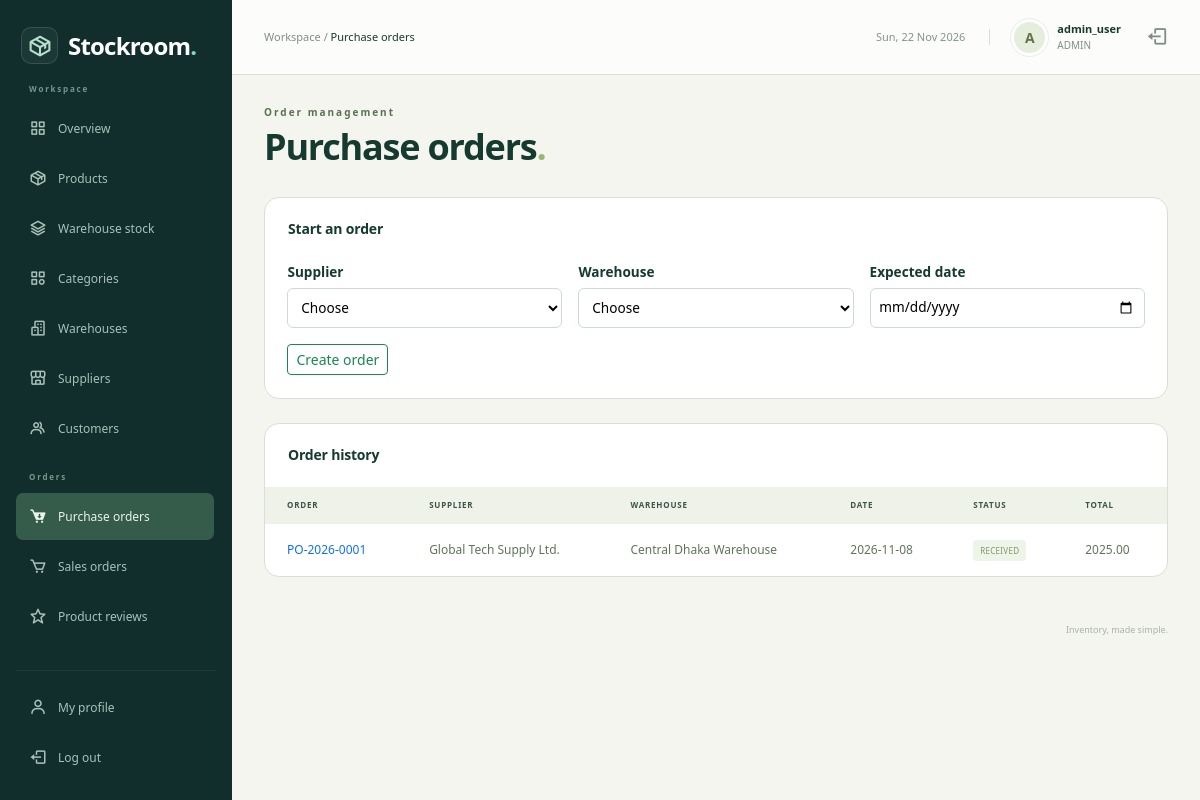
Page /admin/purchase_orders.php (signed in) on the committed database.
### tables this page shows
CREATE TABLE `users` (
  `user_id` int NOT NULL,
  `username` varchar(50) NOT NULL,
  `email` varchar(100) NOT NULL,
  `password_hash` varchar(255) NOT NULL,
  `role` enum('ADMIN','MANAGER','STAFF','CUSTOMER') NOT NULL DEFAULT 'STAFF',
  `customer_id` int DEFAULT NULL,
  `is_active` tinyint(1) NOT NULL DEFAULT '1',
  `created_at` timestamp NULL DEFAULT CURRENT_TIMESTAMP
);

CREATE TABLE `purchase_orders` (
  `po_id` int NOT NULL,
  `po_number` varchar(50) NOT NULL,
  `supplier_id` int NOT NULL,
  `warehouse_id` int NOT NULL,
  `status` enum('DRAFT','ORDERED','PARTIAL','RECEIVED','CANCELLED') NOT NULL DEFAULT 'DRAFT',
  `order_date` date NOT NULL,
  `expected_date` date DEFAULT NULL,
  `total_amount` decimal(12,2) NOT NULL DEFAULT '0.00',
  `created_by` int DEFAULT NULL,
  `created_at` timestamp NULL DEFAULT CURRENT_TIMESTAMP
);

CREATE TABLE `suppliers` (
  `supplier_id` int NOT NULL,
  `company_name` varchar(150) NOT NULL,
  `contact_person` varchar(100) DEFAULT NULL,
  `email` varchar(150) DEFAULT NULL,
  `phone` varchar(30) DEFAULT NULL,
  `tax_id` varchar(50) DEFAULT NULL,
  `address` text,
  `is_active` tinyint(1) NOT NULL DEFAULT '1',
  `created_at` timestamp NULL DEFAULT CURRENT_TIMESTAMP
);

CREATE TABLE `warehouses` (
  `warehouse_id` int NOT NULL,
  `warehouse_code` varchar(20) NOT NULL,
  `warehouse_name` varchar(100) NOT NULL,
  `location_address` text,
  `manager_id` int DEFAULT NULL,
  `is_active` tinyint(1) NOT NULL DEFAULT '1'
);

### admin/purchase_orders.php (called while the page is built, shortened)
<?php
require_once __DIR__ . '/../includes/auth.php';
require_once __DIR__ . '/../config/db.php';
$pageTitle = 'Purchase orders';
$can_prepare = $supervisor;
$is_customer = false;
$order = null;
$status = '';
$list_sql = "SELECT o.*, partner.company_name AS party, w.warehouse_name
             FROM purchase_orders o JOIN suppliers partner ON partner.supplier_id=o.supplier_id
             JOIN warehouses w ON w.warehouse_id=o.warehouse_id";
$editable = false;
if ($can_prepare) {
    if ($order == null) {
        $editable = true;
    } elseif ($status == 'DRAFT') {
        $editable = true;
        $can_cancel = true;
    }
}
$rows = mysqli_query($conn, "$list_sql ORDER BY o.po_id DESC");
include '../includes/workspace.php';
include '../templates/purchase_orders.php';
include '../includes/end.php';

### includes/auth.php (called while the page is built, shortened)
<?php
require_once __DIR__ . '/../config/db.php';
$user_id = (int) $_SESSION['user_id'];
$sql = "SELECT user_id, username, role, customer_id FROM users WHERE user_id=$user_id AND is_active=1";
$users = mysqli_query($conn, $sql);
$account = mysqli_fetch_assoc($users);

### includes/profile_data.php (called while the page is built, shortened)
<?php
function profile_ensure_table($conn)
{
    $ready = false;
    $found = mysqli_query($conn, "SHOW TABLES LIKE 'user_profiles'");
    if ($found) {
        if (mysqli_num_rows($found) > 0) {
            $ready = true;
        }
    }
    return $ready;
}
function profile_header_info($conn, $user_id)
{
    $info = array('name' => '', 'avatar' => '');
    if (profile_ensure_table($conn) == false) {
        return $info;
    }
    $rows = db_rows($conn, 'SELECT full_name, avatar FROM user_profiles WHERE user_id=' . (int) $user_id);
    return $info;
}
function profile_avatar_url($stored, $prefix = '')
{
    $stored = trim((string) $stored);
    if ($stored == '') {
        return '';
    }
    return $prefix . 'uploads/avatars/' . rawurlencode($stored);
}

### includes/helpers.php (called while the page is built, shortened)
<?php
if (function_exists('db_rows') == false) {
    function db_rows($conn, $sql)
    {
        $rows = array();
        $result = mysqli_query($conn, $sql);
        return $rows;
    }
}

### templates/purchase_orders.php (the view, shortened to what this page needs)
<?php
$selected_party = 0;
$selected_warehouse = 0;
$date = '';
?>
<?php if ($editable) { ?>
<section class="surface records-surface"><div class="section-heading"><h2><?php if ($order) {
        echo 'Order details';
    } else {
        echo 'Start an order';
    } ?></h2></div>
<form method="post" class="module-form"><div class="fields">
<?php if ($is_customer == false) { ?><label class="field">Supplier<select name="party_id" required><option value="">Choose</option><?php $choices = mysqli_query($conn, "SELECT supplier_id id,company_name label FROM suppliers WHERE is_active=1 ORDER BY label"); ?>
                <?php while ($choice = mysqli_fetch_assoc($choices)) { ?>
                    <option value="<?php echo $choice['id']; ?>" <?php if ($choice['id'] == $selected_party) {
                        echo 'selected';
                    } ?>><?php echo htmlspecialchars($choice['label']); ?></option>
                <?php } ?></select></label><?php } ?>
<label class="field">Warehouse<select name="warehouse_id" required><option value="">Choose</option><?php $choices = mysqli_query($conn, "SELECT warehouse_id id,warehouse_name label FROM warehouses WHERE is_active=1 ORDER BY label"); ?>
                <?php while ($choice = mysqli_fetch_assoc($choices)) { ?>
                    <option value="<?php echo $choice['id']; ?>" <?php if ($choice['id'] == $selected_warehouse) {
                        echo 'selected';
                    } ?>><?php echo htmlspecialchars($choice['label']); ?></option>
                <?php } ?></select></label>
<label class="field">Expected date<input name="expected_date" type="date" value="<?php if (isset($date)) { echo htmlspecialchars($date); } ?>"></label>
</div><div class="actions"><?php if ($order) { ?><button class="btn btn-sm btn-outline-success" name="action" value="header">Save details</button><?php } else { ?><button class="btn btn-sm btn-outline-success" name="action" value="create">Create order</button><?php } ?></div></form></section>
<?php } ?>
<?php if ($order == null) { ?>
<section class="surface records-surface"><div class="section-heading"><h2>Order history</h2></div>
<div class="table-responsive"><table class="table inventory-table records-table">
<thead><tr><th>Order</th><th>Supplier</th><th>Warehouse</th><th>Date</th><th>Status</th><th>Total</th></tr></thead>
<tbody>
<?php while ($row = mysqli_fetch_assoc($rows)) { ?>
<tr>
    <td><a href="?id=<?php echo $row['po_id']; ?>"><?php echo htmlspecialchars($row['po_number']); ?></a></td>
    <td><?php echo htmlspecialchars($row['party']); ?></td>
    <td><?php echo htmlspecialchars($row['warehouse_name']); ?></td>
    <td><?php echo htmlspecialchars($row['order_date']); ?></td>
    <td><span class="record-badge"><?php echo htmlspecialchars($row['status']); ?></span></td>
    <td><?php echo htmlspecialchars($row['total_amount']); ?></td>
</tr>
<?php } ?>
</tbody></table></div>
</section>
<?php } ?>

### includes/topbar.php (shortened to what this page needs)
<?php
require_once __DIR__ . '/profile_data.php';
$topbar_profile = profile_header_info($conn, (int) $account['user_id']);
$topbar_name = $account['username'];
$topbar_avatar = profile_avatar_url($topbar_profile['avatar'], '../');
?>
<header class="topbar">
    <div class="d-flex align-items-center gap-3">
        <span class="breadcrumb-label">Workspace / <strong><?php echo htmlspecialchars($pageTitle); ?></strong></span>
    </div>
    <div class="topbar-account">
        <span class="topbar-date"><?php echo date('D, d M Y'); ?></span>
        <a class="account-link" href="profile.php" title="My profile">
            <?php if ($topbar_avatar != '') { ?>
            <img class="avatar" style="object-fit:cover" src="<?php echo htmlspecialchars($topbar_avatar); ?>" alt="">
            <?php } else { ?>
            <span class="avatar"><?php echo htmlspecialchars(substr($topbar_name, 0, 1)); ?></span>
            <?php } ?>
            <div><strong><?php echo htmlspecialchars($topbar_name); ?></strong><small><?php echo htmlspecialchars($account['role']); ?></small></div>
        </a>
        <a href="logout.php" class="topbar-logout" aria-label="Log out"><i class="bx bx-log-out" aria-hidden="true"></i></a>
    </div>
</header>

### assets/css/admin.css (style rules this page uses)
:root { --navy: #142c38; --teal: #137e73; --ink: #213640; --muted: #74818b; --line: #e7ecef; }
* { box-sizing: border-box; }
body { margin: 0; font-family: 'Segoe UI', Arial, sans-serif; font-size: 14px; color: var(--ink); background: #f5f7f9; }
a { text-decoration: none; }
button, a, input { -webkit-tap-highlight-color: transparent; }
.topbar { height: 82px; margin-left: 240px; padding: 0 38px; background: #fff; border-bottom: 1px solid var(--line); display: flex; align-items: center; justify-content: space-between; gap: 15px; }
.breadcrumb-label { color: var(--muted); font-size: 13px; }
.breadcrumb-label strong { color: var(--ink); font-weight: 500; }
.topbar-account { display: flex; align-items: center; gap: 11px; }
.topbar-account strong { display: block; font-weight: 600; font-size: 13px; }
.topbar-account small { color: var(--muted); font-size: 11px; display: block; }
.avatar { display: inline-grid; place-items: center; width: 37px; height: 37px; border-radius: 50%; background: #e2f1eb; color: #287864; font-weight: 700; text-transform: uppercase; }
.topbar-logout { color: var(--muted); font-size: 22px; margin-left: 14px; }
.inventory-table { font-size: 12px; margin-bottom: 0; }
.inventory-table thead th { color: #7c8991; font-size: 10px; text-transform: uppercase; letter-spacing: .6px; font-weight: 600; background: #fafbfc; padding: 13px 22px; border-color: var(--line); white-space: nowrap; }
.inventory-table td { padding: 20px 22px; border-color: var(--line); vertical-align: middle; color: #61727d; }
.inventory-table tr:last-child td { border: 0; }

### assets/css/dashboard.css (style rules this page uses)
.workspace-page { --navy: #112e2d; --teal: #278575; --ink: #243c39; --muted: #7f8d89; --line: #e6ebe7; background: #f5f6f3; }
.workspace-page .topbar { margin-left: 232px; height: 75px; padding: 0 32px; background: #ffffffc9; }
.workspace-page .breadcrumb-label { font-size: 11px; }
.topbar-date { color: #83938a; font-size: 11px; padding-right: 24px; border-right: 1px solid var(--line); margin-right: 10px; }
.account-link { display: flex; gap: 9px; align-items: center; color: var(--ink); }
.workspace-page .avatar { background: #e5eddd; color: #617447; border: 3px solid #fff; outline: 1px solid #e9eee7; }
.workspace-page .topbar-account strong { font-size: 11px; }
.workspace-page .topbar-account small { font-size: 10px; }
.surface { background: #fff; border: 1px solid var(--line); border-radius: 12px; min-width: 0; }
.section-heading { display: flex; align-items: center; justify-content: space-between; gap: 15px; padding: 23px 23px 17px; }
.section-heading h2 { font-size: 14px; font-weight: 650; margin: 0 0 7px; letter-spacing: -.2px; }
.workspace-page .inventory-table { font-size: 10px; }
.workspace-page .inventory-table thead th { background: #f8faf6; color: #9aa593; border-color: #edf0e9; font-size: 8px; padding: 12px 22px; letter-spacing: .8px; }
.workspace-page .inventory-table td { padding: 16px 22px; border-color: #eff2eb; color: #748270; }
.records-table { min-width: 700px; }
.workspace-page .records-table td { max-width: 280px; min-width: 90px; overflow-wrap: anywhere; font-size: 11px; line-height: 1.6; }
.workspace-page .records-table th { font-size: 9px; }
.record-badge { background: #edf4e8; color: #7e986b; font-size: 8px; letter-spacing: .3px; padding: 5px 7px; border-radius: 4px; white-space: nowrap; }
.workspace-page .records-table { width: max-content; min-width: 100%; }
.workspace-page .table-responsive { position: relative; }
.workspace-page .records-table td { white-space: nowrap; overflow-wrap: normal; font-size: 12px; color: #5f745b; }

### assets/css/modules.css (style rules this page uses)
.records-surface { margin-bottom: 1.5rem; }
.module-form { padding: 0 1.4rem 1.4rem; }
.fields,.metrics,.quick-links { display:grid;grid-template-columns:repeat(auto-fit,minmax(min(100%,190px),1fr));gap:1rem; }
.field { display:grid;align-content:start;gap:.35rem;font-size:.85rem;font-weight:600; }
.field input,.field select,.field textarea,.inline-form input { width:100%;min-width:0;border:1px solid #cedbd2;border-radius:6px;background:white;padding:.55rem; }
.actions,.inline-form { display:flex;align-items:center;flex-wrap:wrap;gap:.65rem; }
.actions { margin-top:1rem; }
.records-table td { vertical-align:middle; }
.workspace-page { --ink: #153a30; --line: #d9dfd3; background: #f4f5ef; }
.workspace-page .records-surface { border-radius: 15px; border: 1px solid var(--line); overflow: hidden; }
.workspace-page .records-table thead th { background: #eef2e8; color: #3c5447; }

### rows in the picture
users: username "A", username "admin_user", role "ADMIN"
purchase_orders: po_number "PO-2026-0001", supplier.company_name "Global Tech Supply Ltd.", warehouse.warehouse_name "Central Dhaka Warehouse", order_date "2026-11-08", status "RECEIVED", total_amount "2025.00"

### other values in the picture
$pageTitle "Purchase orders"
$section "Order management"
